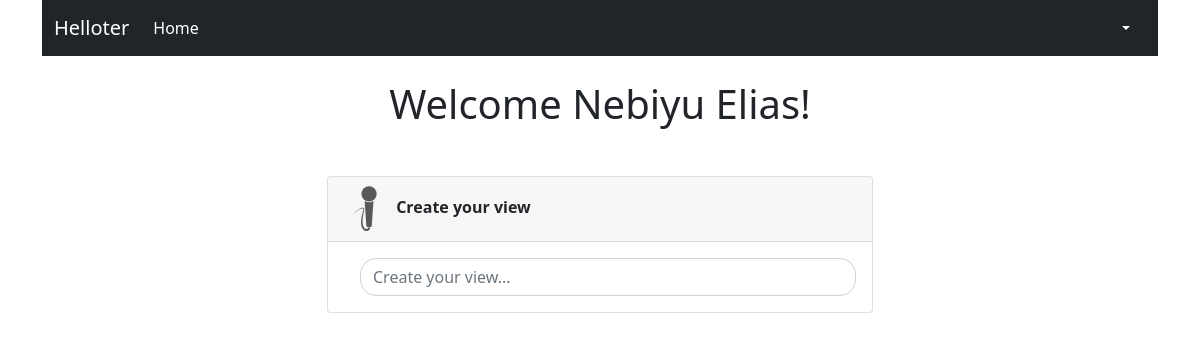
Page /views/ (signed in) on the earlier database version.
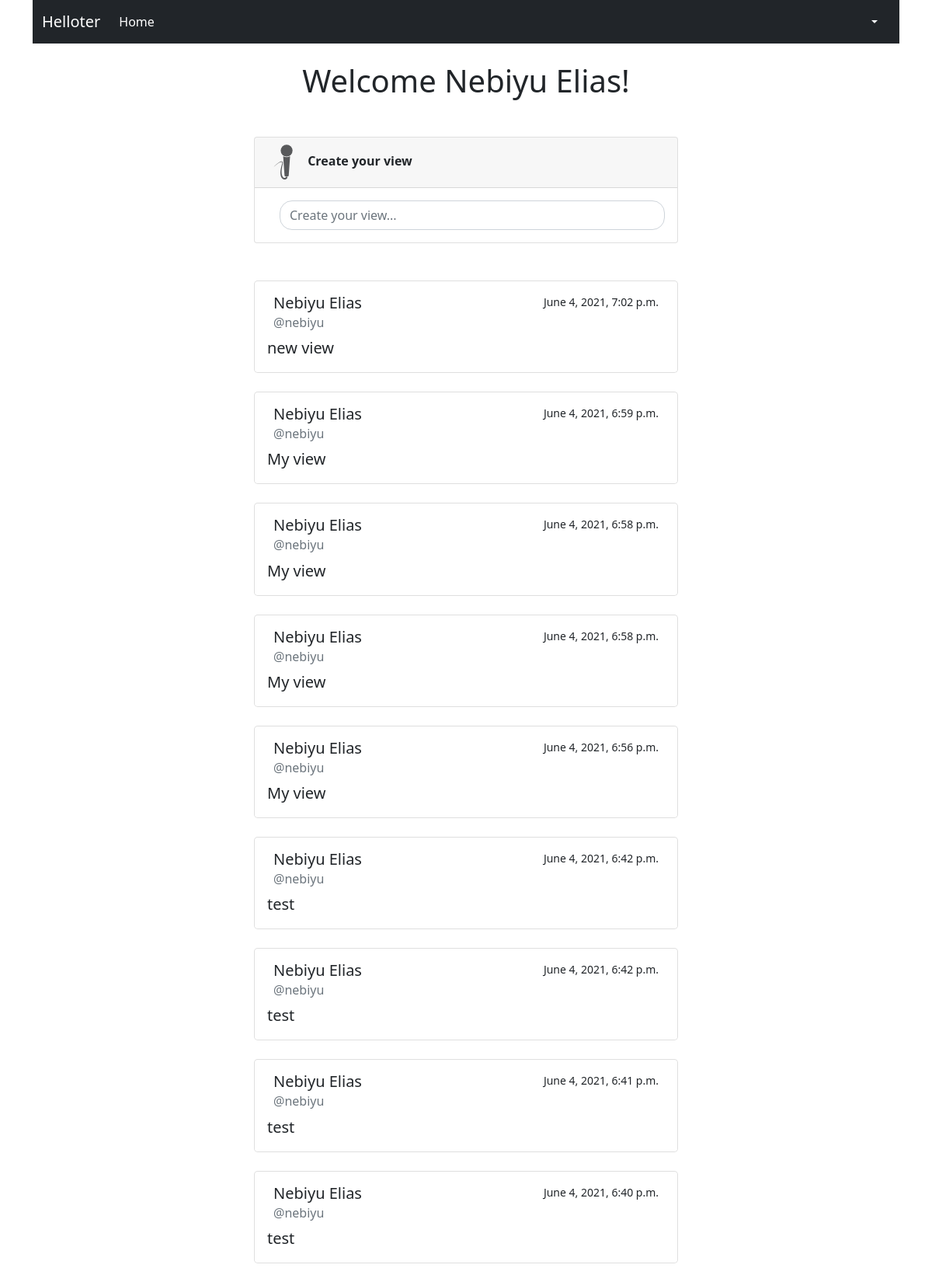
Same page on the later database version.
### views/models.py (models this page shows, shortened)
class View(models.Model):
    content = models.CharField(max_length=560, null=False, blank=False)
    user = models.ForeignKey(User, related_name='+', null=True, blank=True, on_delete=models.SET_NULL)
    created_at = models.DateTimeField(default=timezone.now)
    flagged = models.BooleanField(default=False)
    class Meta:
        ordering = ['-created_at']

### views/views.py (the view)
# urls.py: path('', RedirectView.as_view(pattern_name='index')),
def index(request):
    if request.method == 'POST':
        form = ViewForm(request.POST)
        if form.is_valid():
            view = form.save()
            view.user = request.user
            view.save()
            review_view(view)
    else:
        form = ViewForm()
    views = View.objects.all()
    return render(request, 'views/index.html', {'form': form, 'views': views})

### views/forms.py
class ViewForm(ModelForm):
    class Meta:
        model = View
        fields = ['content']
        labels = {
            "content": "",
        }
        widgets = {
            'content': Textarea(attrs={'rows': 2, 'placeholder': 'Speak your mind...'}),
        }

### views/templates/views/index.html (shortened to what this page needs)
{% extends 'views/base.html' %}
{% load static %}
{% load avatar_tags %}
{% block main %}
    {% if user.is_authenticated %}
        <h1 class="mt-4 text-center">Welcome
            {{ user.first_name }} {{ user.last_name }}!
        </h1>
        <div class="mt-5 card">
            <div class="card-header">
                <img src="{% static 'views/img/view.svg' %}" alt="View icon" width="48px">
                <strong>Create your view</strong>
            </div>
            <div class="card-body">
                <div class="d-flex">
                    <input class="form-control" type="text" placeholder="Create your view..."
                           data-bs-toggle="modal" data-bs-target="#exampleModal"
                           style="background: #fff; margin-left: 1em; border-radius: 1em"
                           aria-label="readonly input example" readonly>
                </div>
            </div>
        </div>
    {% endif %}
    {% include 'views/views_list.html' %}
{% endblock %}

### views/templates/views/views_list.html (shortened to what this page needs)
{% load avatar_tags %}
<div class="mt-5">
    {% for view in views %}
        <div class="card rounded-3 mb-4">
            <div class="card-body">
                <div class="d-flex">
                    <div class="d-flex justify-content-between flex-grow-1 mx-2">
                        <div>
                            <h5 class="card-title">{{ view.user.first_name }} {{ view.user.last_name }}</h5>
                            <h6 class="card-subtitle mb-2 text-muted">@{{ view.user.username }}</h6>
                        </div>
                        <small>{{ view.created_at }}</small>
                    </div>
                </div>
                <p class="card-text lead">
                    {{ view.content }}
                </p>
            </div>
        </div>
    {% endfor %}
</div>

Differences in the rows shown:
added View: user.first_name "Nebiyu", user.last_name "Elias", user.username "nebiyu", created_at "June 4, 2021, 7:02 p.m.", content "new view"
added View: user.first_name "Nebiyu", user.last_name "Elias", user.username "nebiyu", created_at "June 4, 2021, 6:59 p.m.", content "My view"
added View: user.first_name "Nebiyu", user.last_name "Elias", user.username "nebiyu", created_at "June 4, 2021, 6:58 p.m.", content "My view"
added View: user.first_name "Nebiyu", user.last_name "Elias", user.username "nebiyu", created_at "June 4, 2021, 6:58 p.m.", content "My view"
added View: user.first_name "Nebiyu", user.last_name "Elias", user.username "nebiyu", created_at "June 4, 2021, 6:56 p.m.", content "My view"
added View: user.first_name "Nebiyu", user.last_name "Elias", user.username "nebiyu", created_at "June 4, 2021, 6:42 p.m.", content "test"
added View: user.first_name "Nebiyu", user.last_name "Elias", user.username "nebiyu", created_at "June 4, 2021, 6:42 p.m.", content "test"
added View: user.first_name "Nebiyu", user.last_name "Elias", user.username "nebiyu", created_at "June 4, 2021, 6:41 p.m.", content "test"
added View: user.first_name "Nebiyu", user.last_name "Elias", user.username "nebiyu", created_at "June 4, 2021, 6:40 p.m.", content "test"
